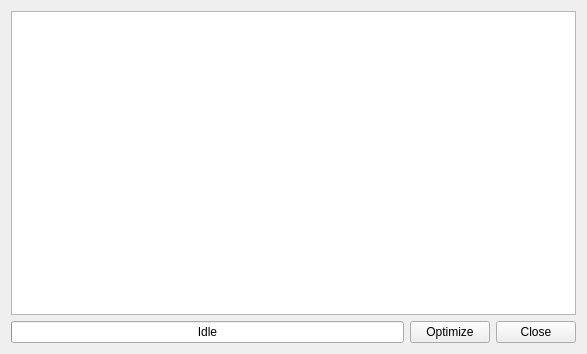
<?xml version="1.0" encoding="UTF-8"?>
<ui version="4.0">
 <class>CatverIniOptimizer</class>
 <widget class="QDialog" name="CatverIniOptimizer">
  <property name="geometry">
   <rect>
    <x>0</x>
    <y>0</y>
    <width>587</width>
    <height>354</height>
   </rect>
  </property>
  <property name="windowTitle">
   <string>Optimize catver.ini</string>
  </property>
  <layout class="QGridLayout" name="gridLayout">
   <item row="0" column="0" colspan="3">
    <widget class="QPlainTextEdit" name="plainTextEdit">
     <property name="toolTip">
      <string>Optimizer log</string>
     </property>
     <property name="lineWrapMode">
      <enum>QPlainTextEdit::NoWrap</enum>
     </property>
     <property name="readOnly">
      <bool>true</bool>
     </property>
    </widget>
   </item>
   <item row="1" column="0">
    <widget class="QProgressBar" name="progressBar">
     <property name="toolTip">
      <string>Optimizer status / progress</string>
     </property>
     <property name="value">
      <number>0</number>
     </property>
     <property name="format">
      <string>Idle</string>
     </property>
    </widget>
   </item>
   <item row="1" column="1">
    <widget class="QPushButton" name="pushButtonOptimize">
     <property name="toolTip">
      <string>Optimize catver.ini now</string>
     </property>
     <property name="text">
      <string>Optimize</string>
     </property>
     <property name="autoDefault">
      <bool>false</bool>
     </property>
    </widget>
   </item>
   <item row="1" column="2">
    <widget class="QPushButton" name="pushButtonClose">
     <property name="toolTip">
      <string>Close this dialog</string>
     </property>
     <property name="text">
      <string>Close</string>
     </property>
     <property name="autoDefault">
      <bool>false</bool>
     </property>
    </widget>
   </item>
  </layout>
 </widget>
 <tabstops>
  <tabstop>plainTextEdit</tabstop>
  <tabstop>pushButtonOptimize</tabstop>
  <tabstop>pushButtonClose</tabstop>
 </tabstops>
 <resources>
  <include location="qmc2.qrc"/>
 </resources>
 <connections>
  <connection>
   <sender>pushButtonClose</sender>
   <signal>clicked()</signal>
   <receiver>CatverIniOptimizer</receiver>
   <slot>accept()</slot>
   <hints>
    <hint type="sourcelabel">
     <x>346</x>
     <y>262</y>
    </hint>
    <hint type="destinationlabel">
     <x>349</x>
     <y>147</y>
    </hint>
   </hints>
  </connection>
 </connections>
</ui>
